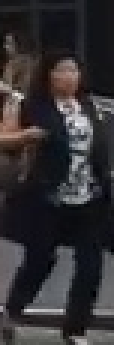
#> input picture ImagenesT3/pedestrian/10.png, 38 x 115 px (shown 3 times larger); its folder holds only this picture in this run
$ jupyter execute --allow-errors Tarea_3_HOG_SVM_RF_Benjamin_Irarrazabal.ipynb   (shell and % lines are left out)
#> lines starting #> are read from the running program, lines starting #| are printed output that depends on the picture
#> further down, img is the input picture: shape (115, 38, 3); mean B, G, R 50.5, 48.1, 50.9
[cell 1]
import numpy as np
import cv2
from google.colab.patches import cv2_imshow
import matplotlib.pyplot as plt
import glob
import pandas as pd

# Importamos imágenes desde GitHub

[cell 2]
# Clonamos el repositorio

[cell 3]
# Nos posicionamos en la carpeta de imágenes de la tarea 3
%cd Procesamiento_Avanzado_de_Imagenes/ImagenesT3

[cell 4]
# Confirmamos que estén las carpetas

# Funciones por definir

## Gradiente (x e y), extraídas de Tarea 2

[cell 5]
# Función que retorna ambos gradientes (centrales ya que se utiliza kernel [-1, 0, 1])
def gradientes(img):
  return gradx(img), grady(img)

# Transformar a escala de grises y redimensionar

[cell 6]
# gray_redimension toma una imagen de entrada y la transforma a escala de grises
# luego, realiza un reshape para que la imagen de salida sea del tamaño 64x128 pixeles.

def gray_redimension(img):
  # Se transforma a escala de grises
  gray_img = cv2.cvtColor(img, cv2.COLOR_BGR2GRAY)
  # Se redimensiona la imagen
  out_img = cv2.resize(gray_img, dsize=(64, 128), interpolation = cv2.INTER_CUBIC)
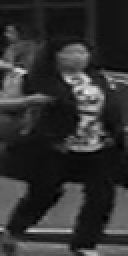
#> out_img: shape (128, 64) (shown 2 times larger); min 0, max 234, mean 49.2
  return np.float32(out_img)

[cell 7]
# Función auxiliar creada para probar un ejemplo
def plot_redimension(img):
  print('Imagen Original', img.shape)
  cv2_imshow(img)
  final = gray_redimension(img)
  print('Imagen post redimension', final.shape)
  cv2_imshow(final)

[cell 8]
# Realizamos una prueba de la función anterior
img = cv2.imread('pedestrian/1.png')
#> (the rest of this cell did not finish here and is left out)

# HOG

[cell 9]
# [33 lines left out: function HOG_Features, not called in this run]

[cell 10]
# [21 lines left out: function Block_Normalization, not called in this run]

[cell 11]
def HOG(img):
  # Se aplica la redimensión y transformación a escala de grises
  img_resized = gray_redimension(img)
  # Se computan gradientes en x e y
  gx, gy = gradientes(img_resized)
  # Se obtienen las matrices de magnitud y dirección (ángulos)
  mag = magnitude(gx, gy)
  ang = angle(gx, gy)
  # Se extraen las características
  FeaturesHOG = HOG_Features(mag, ang)
  # Se normalizan features y se retorna el vector de largo 3780
  features_vector = Block_Normalization(FeaturesHOG)
  return features_vector

# Feature Extractor

[cell 12]
pedestrian_path = glob.glob('pedestrian//*.png') # nombres en file[11:-4]
chair_path = glob.glob('chair//*.jpg') # nombres en file[6:-4]
car_path = glob.glob('car_side//*.jpg') # nombres en file[9:-4]

Features = []
Class = []

#> (the rest of this cell did not finish here and is left out)


$ run again, on ImagenesT3/pedestrian/106.png
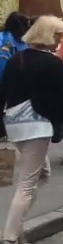
#> input picture ImagenesT3/pedestrian/106.png, 63 x 244 px
#> img is the input picture: shape (244, 63, 3); mean B, G, R 84.6, 85.4, 90.1
#> in gray_redimension, `gray_img = cv2.cvtColor(img, cv2.COLOR_BGR2GRAY)`:
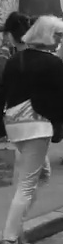
#> gray_img: shape (244, 63); min 2, max 223, mean 86.7
#> in gray_redimension, `out_img = cv2.resize(gray_img, dsize=(64, 128), interpolation = cv2.IN..`:
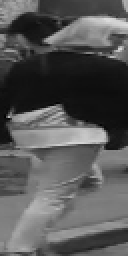
#> out_img: shape (128, 64) (shown 2 times larger); min 0, max 219, mean 86.7

$ run again, on ImagenesT3/pedestrian/108.png
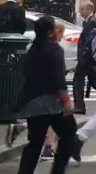
#> input picture ImagenesT3/pedestrian/108.png, 96 x 174 px
#> img is the input picture: shape (174, 96, 3); mean B, G, R 64.3, 60.9, 62.5
#> in gray_redimension, `gray_img = cv2.cvtColor(img, cv2.COLOR_BGR2GRAY)`:
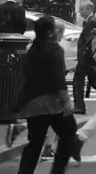
#> gray_img: shape (174, 96); min 0, max 255, mean 61.8
#> in gray_redimension, `out_img = cv2.resize(gray_img, dsize=(64, 128), interpolation = cv2.IN..`:
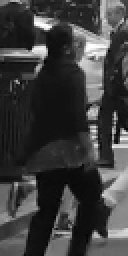
#> out_img: shape (128, 64) (shown 2 times larger); min 0, max 255, mean 61.8

$ run again, on ImagenesT3/pedestrian/110.png
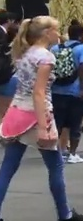
#> input picture ImagenesT3/pedestrian/110.png, 83 x 221 px
#> img is the input picture: shape (221, 83, 3); mean B, G, R 98.3, 93.2, 103
#> in gray_redimension, `gray_img = cv2.cvtColor(img, cv2.COLOR_BGR2GRAY)`:
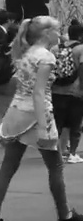
#> gray_img: shape (221, 83); min 2, max 254, mean 96.7
#> in gray_redimension, `out_img = cv2.resize(gray_img, dsize=(64, 128), interpolation = cv2.IN..`:
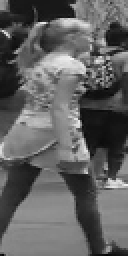
#> out_img: shape (128, 64) (shown 2 times larger); min 0, max 250, mean 96.7

$ run again, on ImagenesT3/pedestrian/101.png
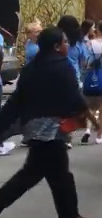
#> input picture ImagenesT3/pedestrian/101.png, 102 x 218 px
#> img is the input picture: shape (218, 102, 3); mean B, G, R 67.4, 65.1, 67.3
#> in gray_redimension, `gray_img = cv2.cvtColor(img, cv2.COLOR_BGR2GRAY)`:
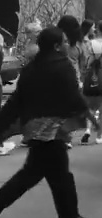
#> gray_img: shape (218, 102); min 1, max 246, mean 66
#> in gray_redimension, `out_img = cv2.resize(gray_img, dsize=(64, 128), interpolation = cv2.IN..`:
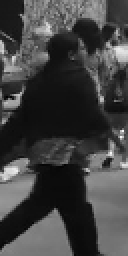
#> out_img: shape (128, 64) (shown 2 times larger); min 0, max 246, mean 66
